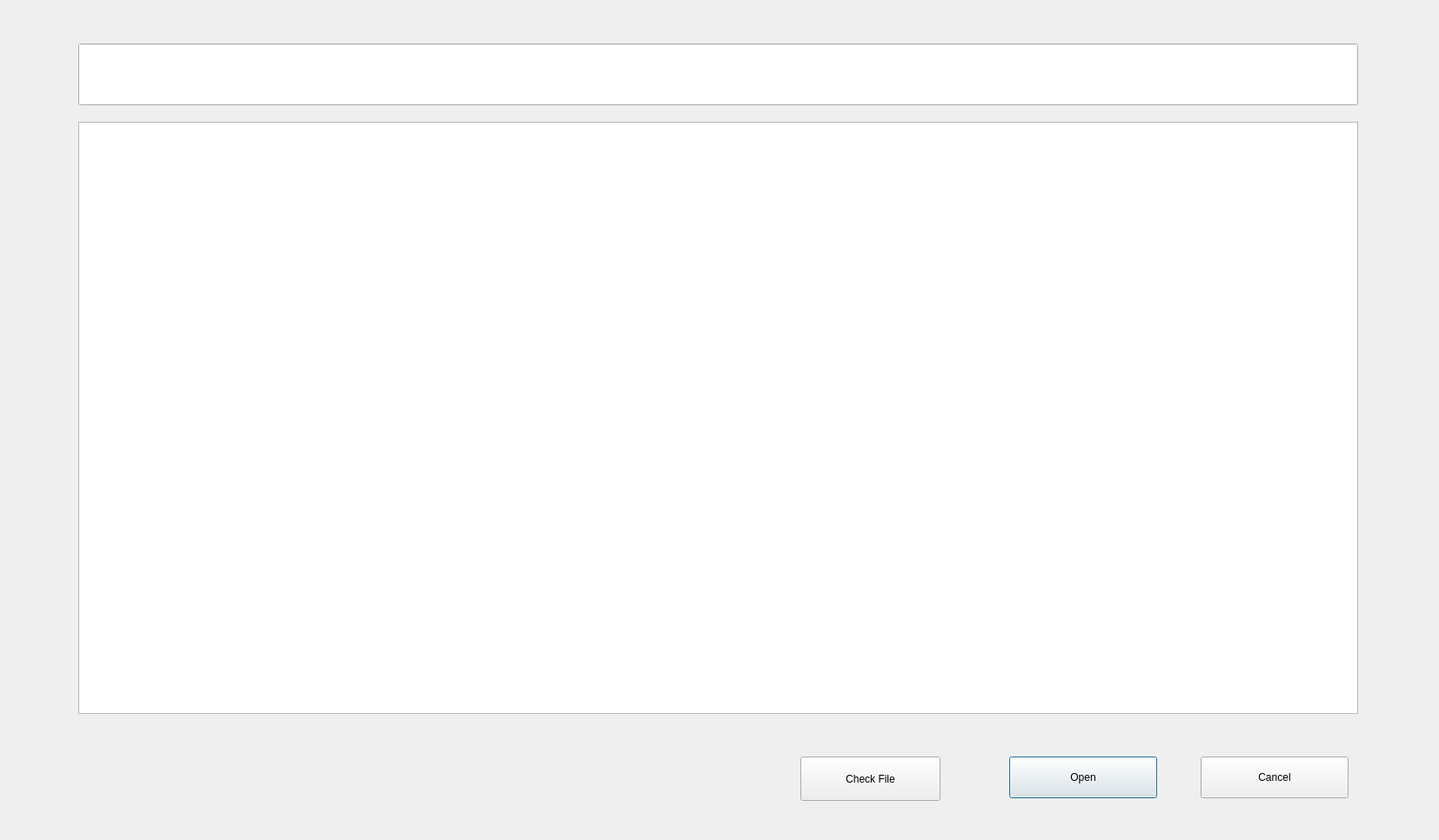
<?xml version="1.0" encoding="UTF-8"?>
<ui version="4.0">
 <class>FileReader</class>
 <widget class="QDialog" name="FileReader">
  <property name="geometry">
   <rect>
    <x>0</x>
    <y>0</y>
    <width>1654</width>
    <height>966</height>
   </rect>
  </property>
  <property name="windowTitle">
   <string>Dialog</string>
  </property>
  <widget class="QLineEdit" name="lineEdit">
   <property name="geometry">
    <rect>
     <x>90</x>
     <y>50</y>
     <width>1471</width>
     <height>71</height>
    </rect>
   </property>
  </widget>
  <widget class="QPlainTextEdit" name="plainTextEdit">
   <property name="geometry">
    <rect>
     <x>90</x>
     <y>140</y>
     <width>1471</width>
     <height>681</height>
    </rect>
   </property>
  </widget>
  <widget class="QPushButton" name="pushButton">
   <property name="geometry">
    <rect>
     <x>1160</x>
     <y>870</y>
     <width>170</width>
     <height>48</height>
    </rect>
   </property>
   <property name="text">
    <string>Open</string>
   </property>
  </widget>
  <widget class="QPushButton" name="pushButton_2">
   <property name="geometry">
    <rect>
     <x>1380</x>
     <y>870</y>
     <width>170</width>
     <height>48</height>
    </rect>
   </property>
   <property name="text">
    <string>Cancel</string>
   </property>
  </widget>
  <widget class="QPushButton" name="pushButton_3">
   <property name="geometry">
    <rect>
     <x>920</x>
     <y>870</y>
     <width>161</width>
     <height>51</height>
    </rect>
   </property>
   <property name="text">
    <string>Check File</string>
   </property>
  </widget>
 </widget>
 <resources/>
 <connections/>
</ui>
